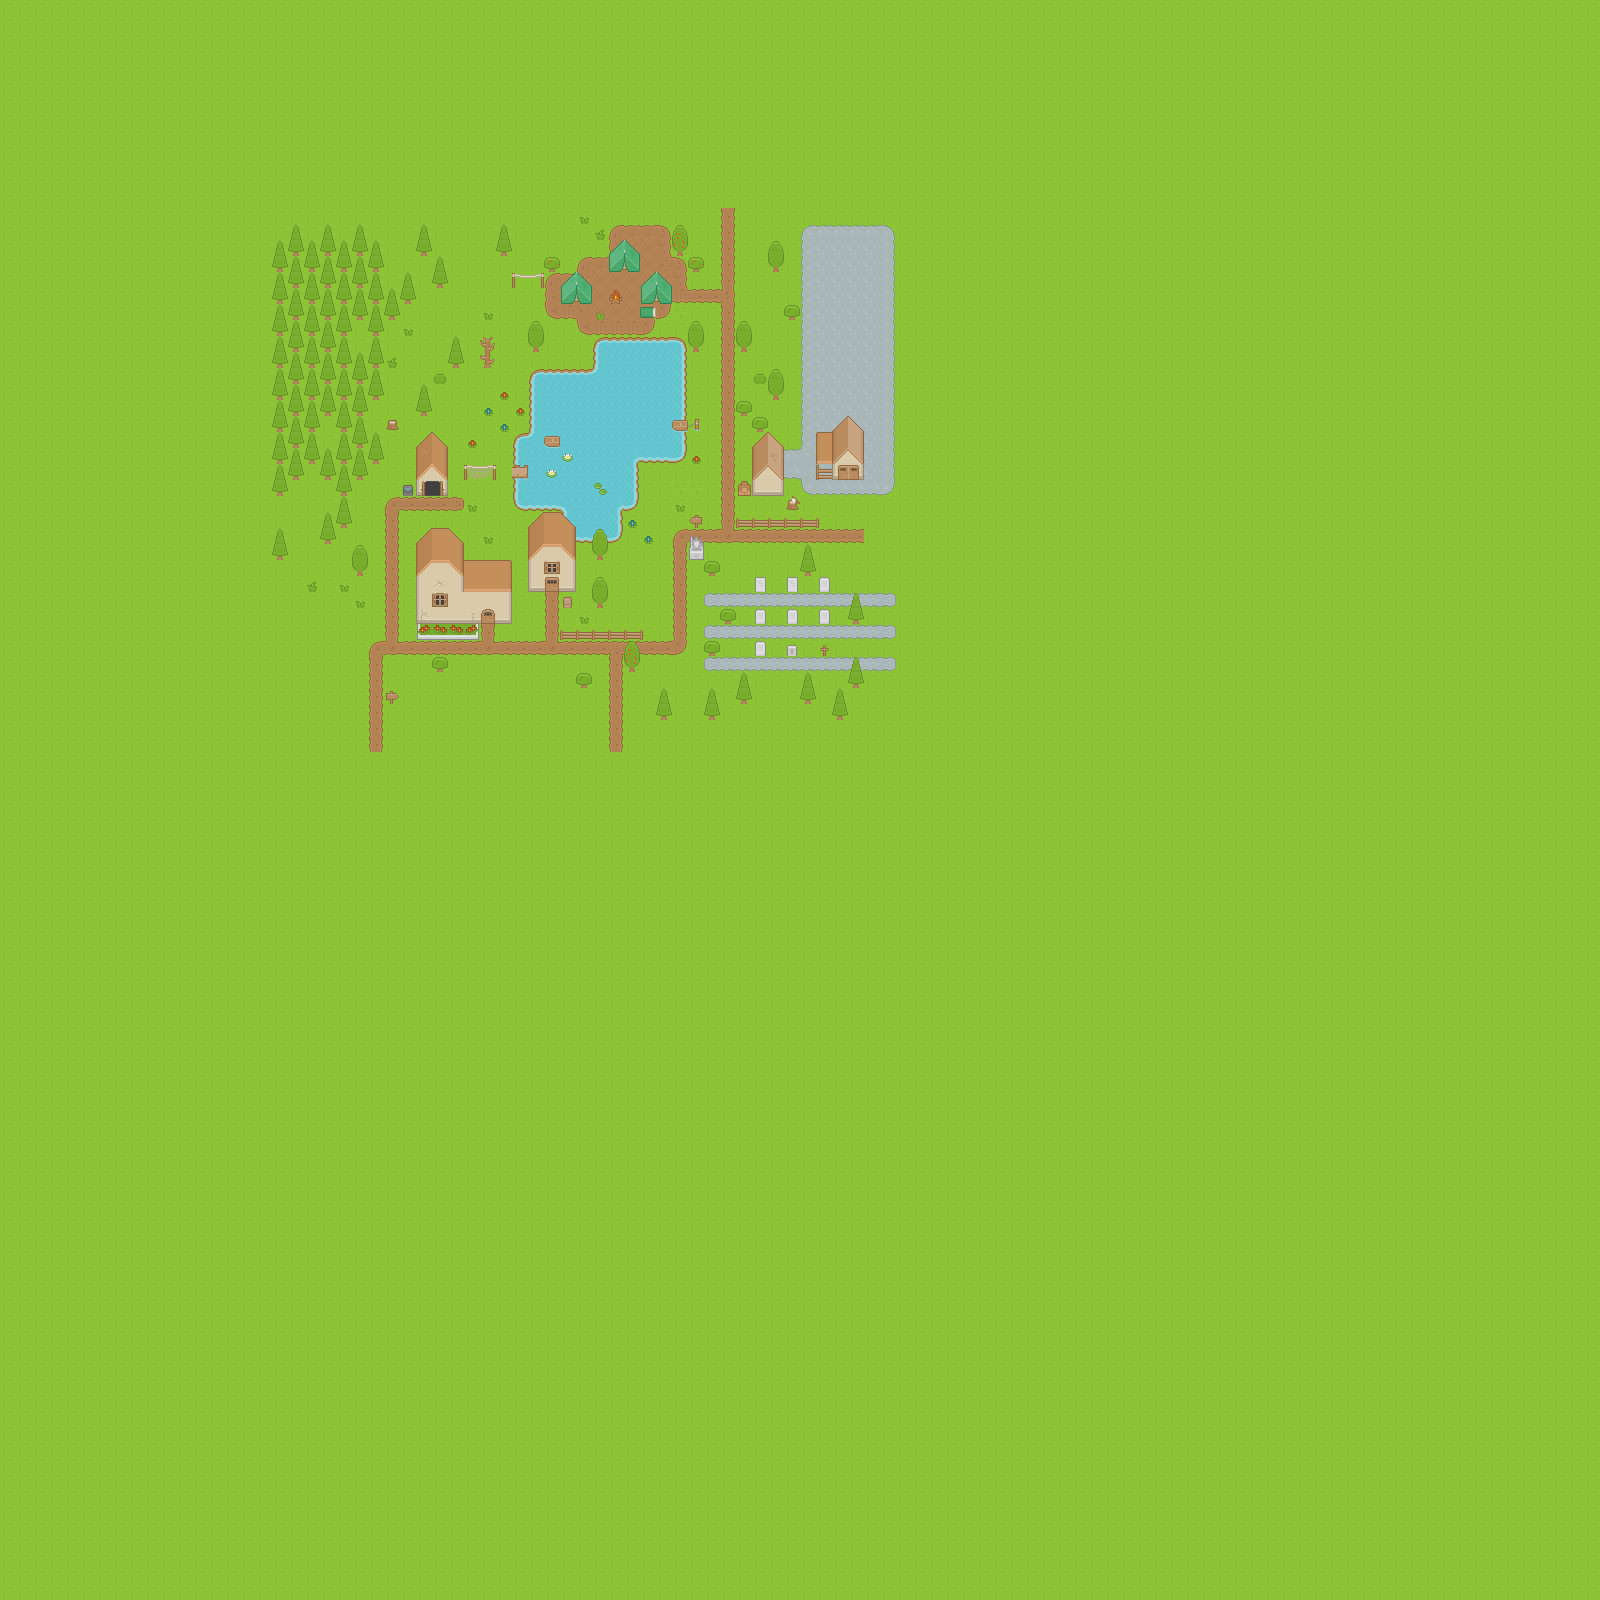

This game map was drawn from its Tiled (.tmx) file and the tilesets committed beside it. A one-line description and the trimmed map source follow:
An orthogonal 100x100 tile map with 16x16 px tiles, 5 tile layers (Ground/terrain, Ground overlay, Objects, Object Overlay, ...) and 12 objects (10x collision, water-trigger).

<map version="1.10" tiledversion="1.11.0" orientation="orthogonal" renderorder="right-down" width="100" height="100" tilewidth="16" tileheight="16" infinite="0" nextlayerid="9" nextobjectid="17">
 <tileset firstgid="1" name="Roguelike" tilewidth="16" tileheight="16" spacing="1" tilecount="1767" columns="57">
  <image source="Spritesheet/roguelikeSheet_transparent.png" width="968" height="526" />
 </tileset>
 <layer id="1" name="Ground/terrain" width="100" height="100">
  <data>[10000 cells, 10000 non-empty, 14 distinct tile ids]</data>
 </layer>
 <layer id="2" name="Ground overlay" width="100" height="100">
  <data>[10000 cells, 276 non-empty, 36 distinct tile ids]</data>
 </layer>
 <layer id="3" name="Objects" width="100" height="100">
  <data>[10000 cells, 225 non-empty, 57 distinct tile ids]</data>
 </layer>
 <layer id="7" name="Object Overlay" width="100" height="100">
  <data>[10000 cells, 76 non-empty, 5 distinct tile ids]</data>
 </layer>
 <layer id="4" name="Doors/windows/roof" width="100" height="100">
  <data>[10000 cells, 47 non-empty, 28 distinct tile ids]</data>
 </layer>
 <objectgroup id="8" name="CollisionObjects">
  <object id="1" type="collision" x="416" y="592" width="96" height="32" />
  <object id="2" type="collision" x="416" y="528" width="48" height="64" />
  <object id="3" type="collision" x="464" y="560" width="48" height="32" />
  <object id="4" type="collision" x="528" y="512" width="48" height="80" />
  <object id="5" type="collision" x="416" y="432" width="32" height="64" />
  <object id="7" type="collision" x="560" y="272" width="32" height="32" />
  <object id="8" type="collision" x="608" y="240" width="32" height="32" />
  <object id="9" type="collision" x="640" y="272" width="32" height="32" />
  <object id="10" type="collision" x="752" y="432" width="32" height="64" />
  <object id="11" type="collision" x="817.333" y="414" width="48" height="64" />
  <object id="13" x="562" y="448.667" width="14" height="14">
   <ellipse />
  </object>
  <object id="14" name="Water" type="water-trigger" x="592" y="369.333">
   <polygon points="0,0 3.33333,-29.3333 82,-30.6667 91.3333,-18.6667 91.3333,82.6667 48,92 44.6667,132.667 28.6667,142.667 27.3333,168.667 -13.3333,172 -34,138 -76,138.667 -77.3333,74.6667 -65.3333,63.3333 -61.3333,9.33333 -52.6667,2" />
  </object>
 </objectgroup>
</map>
